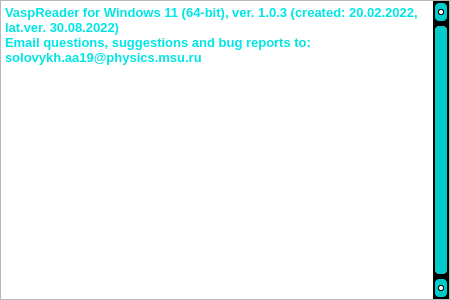
<?xml version="1.0" encoding="UTF-8"?>
<ui version="4.0">
 <class>VRPrint</class>
 <widget class="QMainWindow" name="VRPrint">
  <property name="geometry">
   <rect>
    <x>0</x>
    <y>0</y>
    <width>450</width>
    <height>300</height>
   </rect>
  </property>
  <property name="sizePolicy">
   <sizepolicy hsizetype="Expanding" vsizetype="Expanding">
    <horstretch>0</horstretch>
    <verstretch>0</verstretch>
   </sizepolicy>
  </property>
  <property name="minimumSize">
   <size>
    <width>450</width>
    <height>300</height>
   </size>
  </property>
  <property name="palette">
   <palette>
    <active>
     <colorrole role="WindowText">
      <brush brushstyle="SolidPattern">
       <color alpha="255">
        <red>0</red>
        <green>243</green>
        <blue>243</blue>
       </color>
      </brush>
     </colorrole>
     <colorrole role="Button">
      <brush brushstyle="SolidPattern">
       <color alpha="255">
        <red>154</red>
        <green>154</green>
        <blue>154</blue>
       </color>
      </brush>
     </colorrole>
     <colorrole role="Light">
      <brush brushstyle="SolidPattern">
       <color alpha="255">
        <red>229</red>
        <green>229</green>
        <blue>229</blue>
       </color>
      </brush>
     </colorrole>
     <colorrole role="Midlight">
      <brush brushstyle="SolidPattern">
       <color alpha="255">
        <red>227</red>
        <green>227</green>
        <blue>227</blue>
       </color>
      </brush>
     </colorrole>
     <colorrole role="Text">
      <brush brushstyle="SolidPattern">
       <color alpha="255">
        <red>0</red>
        <green>234</green>
        <blue>234</blue>
       </color>
      </brush>
     </colorrole>
     <colorrole role="BrightText">
      <brush brushstyle="SolidPattern">
       <color alpha="255">
        <red>170</red>
        <green>255</green>
        <blue>255</blue>
       </color>
      </brush>
     </colorrole>
     <colorrole role="ButtonText">
      <brush brushstyle="SolidPattern">
       <color alpha="255">
        <red>0</red>
        <green>234</green>
        <blue>234</blue>
       </color>
      </brush>
     </colorrole>
     <colorrole role="Base">
      <brush brushstyle="SolidPattern">
       <color alpha="255">
        <red>0</red>
        <green>0</green>
        <blue>0</blue>
       </color>
      </brush>
     </colorrole>
     <colorrole role="Window">
      <brush brushstyle="SolidPattern">
       <color alpha="255">
        <red>0</red>
        <green>0</green>
        <blue>0</blue>
       </color>
      </brush>
     </colorrole>
     <colorrole role="Highlight">
      <brush brushstyle="SolidPattern">
       <color alpha="255">
        <red>0</red>
        <green>77</green>
        <blue>136</blue>
       </color>
      </brush>
     </colorrole>
     <colorrole role="HighlightedText">
      <brush brushstyle="SolidPattern">
       <color alpha="255">
        <red>0</red>
        <green>136</green>
        <blue>136</blue>
       </color>
      </brush>
     </colorrole>
     <colorrole role="LinkVisited">
      <brush brushstyle="SolidPattern">
       <color alpha="255">
        <red>85</red>
        <green>0</green>
        <blue>0</blue>
       </color>
      </brush>
     </colorrole>
     <colorrole role="AlternateBase">
      <brush brushstyle="SolidPattern">
       <color alpha="255">
        <red>107</red>
        <green>107</green>
        <blue>107</blue>
       </color>
      </brush>
     </colorrole>
     <colorrole role="ToolTipBase">
      <brush brushstyle="SolidPattern">
       <color alpha="255">
        <red>100</red>
        <green>100</green>
        <blue>86</blue>
       </color>
      </brush>
     </colorrole>
     <colorrole role="ToolTipText">
      <brush brushstyle="SolidPattern">
       <color alpha="255">
        <red>0</red>
        <green>239</green>
        <blue>239</blue>
       </color>
      </brush>
     </colorrole>
     <colorrole role="PlaceholderText">
      <brush brushstyle="SolidPattern">
       <color alpha="128">
        <red>0</red>
        <green>234</green>
        <blue>234</blue>
       </color>
      </brush>
     </colorrole>
    </active>
    <inactive>
     <colorrole role="WindowText">
      <brush brushstyle="SolidPattern">
       <color alpha="255">
        <red>0</red>
        <green>243</green>
        <blue>243</blue>
       </color>
      </brush>
     </colorrole>
     <colorrole role="Button">
      <brush brushstyle="SolidPattern">
       <color alpha="255">
        <red>154</red>
        <green>154</green>
        <blue>154</blue>
       </color>
      </brush>
     </colorrole>
     <colorrole role="Light">
      <brush brushstyle="SolidPattern">
       <color alpha="255">
        <red>229</red>
        <green>229</green>
        <blue>229</blue>
       </color>
      </brush>
     </colorrole>
     <colorrole role="Midlight">
      <brush brushstyle="SolidPattern">
       <color alpha="255">
        <red>227</red>
        <green>227</green>
        <blue>227</blue>
       </color>
      </brush>
     </colorrole>
     <colorrole role="Text">
      <brush brushstyle="SolidPattern">
       <color alpha="255">
        <red>0</red>
        <green>234</green>
        <blue>234</blue>
       </color>
      </brush>
     </colorrole>
     <colorrole role="BrightText">
      <brush brushstyle="SolidPattern">
       <color alpha="255">
        <red>170</red>
        <green>255</green>
        <blue>255</blue>
       </color>
      </brush>
     </colorrole>
     <colorrole role="ButtonText">
      <brush brushstyle="SolidPattern">
       <color alpha="255">
        <red>0</red>
        <green>234</green>
        <blue>234</blue>
       </color>
      </brush>
     </colorrole>
     <colorrole role="Base">
      <brush brushstyle="SolidPattern">
       <color alpha="255">
        <red>0</red>
        <green>0</green>
        <blue>0</blue>
       </color>
      </brush>
     </colorrole>
     <colorrole role="Window">
      <brush brushstyle="SolidPattern">
       <color alpha="255">
        <red>0</red>
        <green>0</green>
        <blue>0</blue>
       </color>
      </brush>
     </colorrole>
     <colorrole role="Highlight">
      <brush brushstyle="SolidPattern">
       <color alpha="255">
        <red>0</red>
        <green>77</green>
        <blue>136</blue>
       </color>
      </brush>
     </colorrole>
     <colorrole role="HighlightedText">
      <brush brushstyle="SolidPattern">
       <color alpha="255">
        <red>0</red>
        <green>136</green>
        <blue>136</blue>
       </color>
      </brush>
     </colorrole>
     <colorrole role="LinkVisited">
      <brush brushstyle="SolidPattern">
       <color alpha="255">
        <red>85</red>
        <green>0</green>
        <blue>0</blue>
       </color>
      </brush>
     </colorrole>
     <colorrole role="AlternateBase">
      <brush brushstyle="SolidPattern">
       <color alpha="255">
        <red>107</red>
        <green>107</green>
        <blue>107</blue>
       </color>
      </brush>
     </colorrole>
     <colorrole role="ToolTipBase">
      <brush brushstyle="SolidPattern">
       <color alpha="255">
        <red>100</red>
        <green>100</green>
        <blue>86</blue>
       </color>
      </brush>
     </colorrole>
     <colorrole role="ToolTipText">
      <brush brushstyle="SolidPattern">
       <color alpha="255">
        <red>0</red>
        <green>239</green>
        <blue>239</blue>
       </color>
      </brush>
     </colorrole>
     <colorrole role="PlaceholderText">
      <brush brushstyle="SolidPattern">
       <color alpha="128">
        <red>0</red>
        <green>234</green>
        <blue>234</blue>
       </color>
      </brush>
     </colorrole>
    </inactive>
    <disabled>
     <colorrole role="WindowText">
      <brush brushstyle="SolidPattern">
       <color alpha="255">
        <red>120</red>
        <green>120</green>
        <blue>120</blue>
       </color>
      </brush>
     </colorrole>
     <colorrole role="Button">
      <brush brushstyle="SolidPattern">
       <color alpha="255">
        <red>154</red>
        <green>154</green>
        <blue>154</blue>
       </color>
      </brush>
     </colorrole>
     <colorrole role="Light">
      <brush brushstyle="SolidPattern">
       <color alpha="255">
        <red>229</red>
        <green>229</green>
        <blue>229</blue>
       </color>
      </brush>
     </colorrole>
     <colorrole role="Midlight">
      <brush brushstyle="SolidPattern">
       <color alpha="255">
        <red>227</red>
        <green>227</green>
        <blue>227</blue>
       </color>
      </brush>
     </colorrole>
     <colorrole role="Text">
      <brush brushstyle="SolidPattern">
       <color alpha="255">
        <red>120</red>
        <green>120</green>
        <blue>120</blue>
       </color>
      </brush>
     </colorrole>
     <colorrole role="BrightText">
      <brush brushstyle="SolidPattern">
       <color alpha="255">
        <red>170</red>
        <green>255</green>
        <blue>255</blue>
       </color>
      </brush>
     </colorrole>
     <colorrole role="ButtonText">
      <brush brushstyle="SolidPattern">
       <color alpha="255">
        <red>120</red>
        <green>120</green>
        <blue>120</blue>
       </color>
      </brush>
     </colorrole>
     <colorrole role="Base">
      <brush brushstyle="SolidPattern">
       <color alpha="255">
        <red>0</red>
        <green>0</green>
        <blue>0</blue>
       </color>
      </brush>
     </colorrole>
     <colorrole role="Window">
      <brush brushstyle="SolidPattern">
       <color alpha="255">
        <red>0</red>
        <green>0</green>
        <blue>0</blue>
       </color>
      </brush>
     </colorrole>
     <colorrole role="Highlight">
      <brush brushstyle="SolidPattern">
       <color alpha="255">
        <red>0</red>
        <green>120</green>
        <blue>215</blue>
       </color>
      </brush>
     </colorrole>
     <colorrole role="HighlightedText">
      <brush brushstyle="SolidPattern">
       <color alpha="255">
        <red>0</red>
        <green>136</green>
        <blue>136</blue>
       </color>
      </brush>
     </colorrole>
     <colorrole role="LinkVisited">
      <brush brushstyle="SolidPattern">
       <color alpha="255">
        <red>85</red>
        <green>0</green>
        <blue>0</blue>
       </color>
      </brush>
     </colorrole>
     <colorrole role="AlternateBase">
      <brush brushstyle="SolidPattern">
       <color alpha="255">
        <red>107</red>
        <green>107</green>
        <blue>107</blue>
       </color>
      </brush>
     </colorrole>
     <colorrole role="ToolTipBase">
      <brush brushstyle="SolidPattern">
       <color alpha="255">
        <red>100</red>
        <green>100</green>
        <blue>86</blue>
       </color>
      </brush>
     </colorrole>
     <colorrole role="ToolTipText">
      <brush brushstyle="SolidPattern">
       <color alpha="255">
        <red>0</red>
        <green>239</green>
        <blue>239</blue>
       </color>
      </brush>
     </colorrole>
     <colorrole role="PlaceholderText">
      <brush brushstyle="SolidPattern">
       <color alpha="128">
        <red>0</red>
        <green>234</green>
        <blue>234</blue>
       </color>
      </brush>
     </colorrole>
    </disabled>
   </palette>
  </property>
  <property name="font">
   <font>
    <family>Times New Roman</family>
    <pointsize>10</pointsize>
   </font>
  </property>
  <property name="contextMenuPolicy">
   <enum>Qt::DefaultContextMenu</enum>
  </property>
  <property name="windowTitle">
   <string>VaspReader (Message Console)</string>
  </property>
  <property name="windowIcon">
   <iconset resource="Resource.qrc">
    <normaloff>:/VRlogo/VR-logo.ico</normaloff>:/VRlogo/VR-logo.ico</iconset>
  </property>
  <property name="styleSheet">
   <string notr="true">QMainWindow{
gridline-color: rgb(53, 0, 80);
border-color: rgb(78, 0, 117);
}
QScrollBar:vertical {
    border-radius: 6px;
    border: 2px solid rgb(0, 0, 0);
	color: rgb(0, 0, 0);
    background: rgb(182, 182, 182);
    width: 16px;
    margin: 23px 0 23px 0;
}
QScrollBar::handle:vertical {
    background: rgb(0, 203, 203);
    min-height: 18px;
    border-radius: 5px;
}
QScrollBar::handle:hover:vertical {
    background: rgb(255, 255, 255);
}
QScrollBar::add-line:vertical {
    border: 1.5px solid rgb(0, 0, 0);
    border-radius: 6px;
    background: rgb(0, 203, 203);
    height: 18px;
    subcontrol-position: bottom;
    subcontrol-origin: margin;
}
QScrollBar::sub-line:vertical {
    border: 1.5px solid rgb(0, 0, 0);
    border-radius: 6px;
    background: rgb(0, 203, 203);
    height: 18px;
    subcontrol-position: top;
    subcontrol-origin: margin;
}
QScrollBar::add-line:hover:vertical, QScrollBar::sub-line:hover:vertical {
    background: rgb(255, 255, 255);
}
QScrollBar::up-arrow:vertical, QScrollBar::down-arrow:vertical {
    border: 1px solid rgb(0, 0, 0);
    border-radius: 2px;
    width: 3.5px;
    height: 3.5px;
    background: rgb(255, 255, 255);
}
QScrollBar::up-arrow:vertical:hover, QScrollBar::down-arrow:vertical:hover {
    background: rgb(0, 203, 203);
}

QScrollBar::add-page:vertical, QScrollBar::sub-page:vertical {
    background: none;
}
QTextBrowser{border-image: url(:/background/belka.jpg) 0 0 0 0 scratch scratch;}
QTextEdit{border-image: url(:/background/belka.jpg) 0 0 0 0 scratch scratch;}</string>
  </property>
  <property name="locale">
   <locale language="English" country="UnitedStates"/>
  </property>
  <property name="dockOptions">
   <set>QMainWindow::AllowTabbedDocks|QMainWindow::AnimatedDocks</set>
  </property>
  <widget class="QWidget" name="MainWidget">
   <property name="sizePolicy">
    <sizepolicy hsizetype="Expanding" vsizetype="Expanding">
     <horstretch>0</horstretch>
     <verstretch>0</verstretch>
    </sizepolicy>
   </property>
   <property name="contextMenuPolicy">
    <enum>Qt::NoContextMenu</enum>
   </property>
   <layout class="QVBoxLayout" name="verticalLayout">
    <property name="leftMargin">
     <number>0</number>
    </property>
    <property name="topMargin">
     <number>0</number>
    </property>
    <property name="rightMargin">
     <number>0</number>
    </property>
    <property name="bottomMargin">
     <number>0</number>
    </property>
    <item>
     <widget class="QTextEdit" name="Logger">
      <property name="verticalScrollBarPolicy">
       <enum>Qt::ScrollBarAlwaysOn</enum>
      </property>
      <property name="horizontalScrollBarPolicy">
       <enum>Qt::ScrollBarAlwaysOff</enum>
      </property>
      <property name="html">
       <string>&lt;!DOCTYPE HTML PUBLIC &quot;-//W3C//DTD HTML 4.0//EN&quot; &quot;http://www.w3.org/TR/REC-html40/strict.dtd&quot;&gt;
&lt;html&gt;&lt;head&gt;&lt;meta name=&quot;qrichtext&quot; content=&quot;1&quot; /&gt;&lt;meta charset=&quot;utf-8&quot; /&gt;&lt;style type=&quot;text/css&quot;&gt;
p, li { white-space: pre-wrap; }
hr { height: 1px; border-width: 0; }
li.unchecked::marker { content: &quot;\2610&quot;; }
li.checked::marker { content: &quot;\2612&quot;; }
&lt;/style&gt;&lt;/head&gt;&lt;body style=&quot; font-family:'Segoe UI'; font-size:9pt; font-weight:400; font-style:normal;&quot;&gt;
&lt;p style=&quot; margin-top:0px; margin-bottom:0px; margin-left:0px; margin-right:0px; -qt-block-indent:0; text-indent:0px;&quot;&gt;&lt;span style=&quot; font-family:'Times New Roman'; font-size:10pt; font-weight:696; color:#00e5e5;&quot;&gt;VaspReader for Windows 11 (64-bit), ver. 1.0.3 (created: 20.02.2022, lat.ver. 30.08.2022)&lt;/span&gt;&lt;/p&gt;
&lt;p style=&quot; margin-top:0px; margin-bottom:0px; margin-left:0px; margin-right:0px; -qt-block-indent:0; text-indent:0px;&quot;&gt;&lt;span style=&quot; font-family:'Times New Roman'; font-size:10pt; font-weight:696; color:#00e5e5;&quot;&gt;Email questions, suggestions and bug reports to: solovykh.aa19@physics.msu.ru&lt;/span&gt;&lt;/p&gt;&lt;/body&gt;&lt;/html&gt;</string>
      </property>
      <property name="textInteractionFlags">
       <set>Qt::TextSelectableByKeyboard|Qt::TextSelectableByMouse</set>
      </property>
     </widget>
    </item>
   </layout>
  </widget>
 </widget>
 <resources>
  <include location="Resource.qrc"/>
 </resources>
 <connections/>
</ui>
